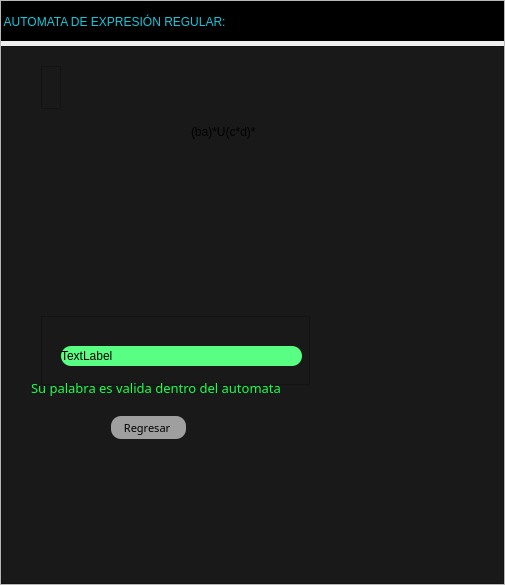
<?xml version="1.0" encoding="UTF-8"?>
<ui version="4.0">
 <class>MainWindow</class>
 <widget class="QMainWindow" name="MainWindow">
  <property name="geometry">
   <rect>
    <x>0</x>
    <y>0</y>
    <width>505</width>
    <height>585</height>
   </rect>
  </property>
  <property name="windowTitle">
   <string>MainWindow</string>
  </property>
  <widget class="QWidget" name="centralwidget">
   <layout class="QVBoxLayout" name="verticalLayout">
    <property name="spacing">
     <number>0</number>
    </property>
    <property name="leftMargin">
     <number>0</number>
    </property>
    <property name="topMargin">
     <number>0</number>
    </property>
    <property name="rightMargin">
     <number>0</number>
    </property>
    <property name="bottomMargin">
     <number>0</number>
    </property>
    <item>
     <widget class="QFrame" name="frame">
      <property name="frameShape">
       <enum>QFrame::StyledPanel</enum>
      </property>
      <property name="frameShadow">
       <enum>QFrame::Raised</enum>
      </property>
      <layout class="QVBoxLayout" name="verticalLayout_2" stretch="0,0">
       <property name="spacing">
        <number>5</number>
       </property>
       <property name="leftMargin">
        <number>0</number>
       </property>
       <property name="topMargin">
        <number>0</number>
       </property>
       <property name="rightMargin">
        <number>0</number>
       </property>
       <property name="bottomMargin">
        <number>0</number>
       </property>
       <item>
        <widget class="QFrame" name="superiorFrame">
         <property name="maximumSize">
          <size>
           <width>16777215</width>
           <height>40</height>
          </size>
         </property>
         <property name="styleSheet">
          <string notr="true">QFrame{
background-color:rgb(0,0,0);
}
QPushButton{
background-color: #000000ff;
border-radius: 20px;
}

QPushButton:hover{
background-color: rgb(53,53,79);
border-radius: 20px;
}</string>
         </property>
         <property name="frameShape">
          <enum>QFrame::StyledPanel</enum>
         </property>
         <property name="frameShadow">
          <enum>QFrame::Raised</enum>
         </property>
         <widget class="QLabel" name="tittleContainer">
          <property name="geometry">
           <rect>
            <x>0</x>
            <y>0</y>
            <width>321</width>
            <height>41</height>
           </rect>
          </property>
          <property name="styleSheet">
           <string notr="true">font: 8pt &quot;	Arial Black&quot;;
color: rgb(20,200,220);</string>
          </property>
          <property name="text">
           <string> AUTOMATA DE EXPRESIÓN REGULAR: </string>
          </property>
         </widget>
         <widget class="QPushButton" name="pushButton_4">
          <property name="geometry">
           <rect>
            <x>320</x>
            <y>0</y>
            <width>42</width>
            <height>42</height>
           </rect>
          </property>
          <property name="minimumSize">
           <size>
            <width>42</width>
            <height>42</height>
           </size>
          </property>
          <property name="maximumSize">
           <size>
            <width>42</width>
            <height>42</height>
           </size>
          </property>
          <property name="styleSheet">
           <string notr="true"/>
          </property>
          <property name="text">
           <string/>
          </property>
          <property name="icon">
           <iconset>
            <normaloff>menos.png</normaloff>menos.png</iconset>
          </property>
          <property name="iconSize">
           <size>
            <width>30</width>
            <height>30</height>
           </size>
          </property>
         </widget>
         <widget class="QPushButton" name="minimizeButton">
          <property name="geometry">
           <rect>
            <x>360</x>
            <y>0</y>
            <width>42</width>
            <height>42</height>
           </rect>
          </property>
          <property name="minimumSize">
           <size>
            <width>42</width>
            <height>42</height>
           </size>
          </property>
          <property name="maximumSize">
           <size>
            <width>42</width>
            <height>42</height>
           </size>
          </property>
          <property name="styleSheet">
           <string notr="true"/>
          </property>
          <property name="text">
           <string/>
          </property>
          <property name="icon">
           <iconset>
            <normaloff>minimizar (1).png</normaloff>minimizar (1).png</iconset>
          </property>
          <property name="iconSize">
           <size>
            <width>25</width>
            <height>25</height>
           </size>
          </property>
         </widget>
         <widget class="QPushButton" name="maximizeButton">
          <property name="geometry">
           <rect>
            <x>400</x>
            <y>0</y>
            <width>42</width>
            <height>42</height>
           </rect>
          </property>
          <property name="minimumSize">
           <size>
            <width>42</width>
            <height>42</height>
           </size>
          </property>
          <property name="maximumSize">
           <size>
            <width>42</width>
            <height>42</height>
           </size>
          </property>
          <property name="styleSheet">
           <string notr="true"/>
          </property>
          <property name="text">
           <string/>
          </property>
          <property name="icon">
           <iconset>
            <normaloff>pantalla-completa.png</normaloff>pantalla-completa.png</iconset>
          </property>
          <property name="iconSize">
           <size>
            <width>30</width>
            <height>30</height>
           </size>
          </property>
         </widget>
         <widget class="QPushButton" name="exitButton">
          <property name="geometry">
           <rect>
            <x>450</x>
            <y>0</y>
            <width>40</width>
            <height>40</height>
           </rect>
          </property>
          <property name="minimumSize">
           <size>
            <width>40</width>
            <height>40</height>
           </size>
          </property>
          <property name="maximumSize">
           <size>
            <width>40</width>
            <height>40</height>
           </size>
          </property>
          <property name="styleSheet">
           <string notr="true"/>
          </property>
          <property name="text">
           <string/>
          </property>
          <property name="icon">
           <iconset>
            <normaloff>cerrar.png</normaloff>cerrar.png</iconset>
          </property>
          <property name="iconSize">
           <size>
            <width>32</width>
            <height>32</height>
           </size>
          </property>
         </widget>
        </widget>
       </item>
       <item>
        <widget class="QFrame" name="inferiorFrame">
         <property name="styleSheet">
          <string notr="true">QFrame{
background-color:rgb(25,25,25);
}

QLabel{
font: 87 12pt &quot;Arial Black&quot;;
background-color: #000000ff;
color:rgb(20,200,220);
border:0px solid #14C8DC;
}</string>
         </property>
         <property name="frameShape">
          <enum>QFrame::StyledPanel</enum>
         </property>
         <property name="frameShadow">
          <enum>QFrame::Raised</enum>
         </property>
         <widget class="QFrame" name="frame_2">
          <property name="geometry">
           <rect>
            <x>40</x>
            <y>20</y>
            <width>20</width>
            <height>43</height>
           </rect>
          </property>
          <property name="frameShape">
           <enum>QFrame::StyledPanel</enum>
          </property>
          <property name="frameShadow">
           <enum>QFrame::Raised</enum>
          </property>
          <layout class="QHBoxLayout" name="horizontalLayout_2"/>
         </widget>
         <widget class="QFrame" name="frame_3">
          <property name="geometry">
           <rect>
            <x>40</x>
            <y>270</y>
            <width>269</width>
            <height>69</height>
           </rect>
          </property>
          <property name="frameShape">
           <enum>QFrame::StyledPanel</enum>
          </property>
          <property name="frameShadow">
           <enum>QFrame::Raised</enum>
          </property>
          <widget class="QLabel" name="label_4">
           <property name="geometry">
            <rect>
             <x>20</x>
             <y>30</y>
             <width>241</width>
             <height>20</height>
            </rect>
           </property>
           <property name="styleSheet">
            <string notr="true">border-radius:10px;

background-color: rgb(88, 255, 130);
color:black; </string>
           </property>
           <property name="text">
            <string>TextLabel</string>
           </property>
          </widget>
         </widget>
         <widget class="QPushButton" name="pushButton">
          <property name="geometry">
           <rect>
            <x>110</x>
            <y>370</y>
            <width>75</width>
            <height>23</height>
           </rect>
          </property>
          <property name="font">
           <font>
            <family>Arial Rounded MT Bold</family>
            <pointsize>8</pointsize>
           </font>
          </property>
          <property name="styleSheet">
           <string notr="true">border-radius:10px;
background-color: rgb(159, 159, 159);</string>
          </property>
          <property name="text">
           <string>Regresar </string>
          </property>
         </widget>
         <widget class="QLabel" name="label_2">
          <property name="geometry">
           <rect>
            <x>0</x>
            <y>50</y>
            <width>511</width>
            <height>221</height>
           </rect>
          </property>
          <property name="styleSheet">
           <string notr="true">border-image: url(:/PREFIJO/849745f1-e272-44f5-90c7-2e0fda769d25.jpg);</string>
          </property>
          <property name="text">
           <string/>
          </property>
         </widget>
         <widget class="QLabel" name="label_3">
          <property name="geometry">
           <rect>
            <x>190</x>
            <y>70</y>
            <width>111</width>
            <height>31</height>
           </rect>
          </property>
          <property name="styleSheet">
           <string notr="true">color:black; </string>
          </property>
          <property name="text">
           <string>(ba)*U(c*d)*</string>
          </property>
         </widget>
         <widget class="QLabel" name="label">
          <property name="geometry">
           <rect>
            <x>30</x>
            <y>330</y>
            <width>291</width>
            <height>23</height>
           </rect>
          </property>
          <property name="font">
           <font>
            <family>Arial Rounded MT Bold</family>
            <pointsize>10</pointsize>
            <weight>50</weight>
            <italic>false</italic>
            <bold>false</bold>
           </font>
          </property>
          <property name="styleSheet">
           <string notr="true">font: 10pt &quot;Arial Rounded MT Bold&quot;;
color: rgb(24, 255, 78);</string>
          </property>
          <property name="text">
           <string>Su palabra es valida dentro del automata</string>
          </property>
         </widget>
        </widget>
       </item>
      </layout>
     </widget>
    </item>
   </layout>
  </widget>
 </widget>
 <resources>
  <include location="../Escritorio/a/INSERT.qrc"/>
 </resources>
 <connections/>
</ui>
